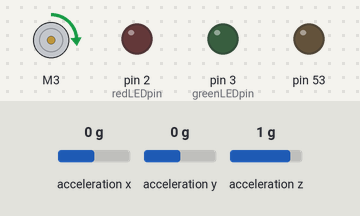
A sketch run on a simulated Arduino Mega 2560, built with avr-gcc and run on an emulated ATmega2560. Parts: DC motor (green arrow = forward, orange = backward, longer = faster), output pins drawn as LEDs (lit = HIGH). Inputs (shaded band) come from the test bench; at power-on: acceleration x 0 g, acceleration y 0 g, acceleration z 1 g. The local clock reads 2024-03-15 10:24:30 at power-on unless the sketch sets it; storage starts empty; what the sketch prints to the serial monitor is not drawn.

Above: at 0.1 s.
Timing chart, 0 to 1.6 s (numbered marks = the images above):
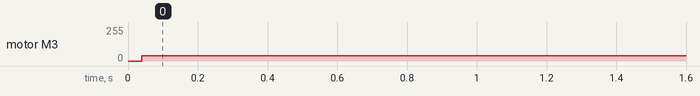

The sketch:

CIF2.ino
```cpp
#include <SPI.h>
#include "SD.h"
#include <Wire.h>
#include "SparkFun_MMA8452Q.h"
#include "arduinoFFT.h"
#include "RTClib.h"
#include <Adafruit_MotorShield.h>

// how many milliseconds between grabbing data and logging it. 1000 ms is once a second
#define LOG_INTERVAL 1000 // mills between entries (reduce to take more/faster data)

// how many milliseconds before writing the logged data permanently to disk
// set it to the LOG_INTERVAL to write each time (safest)
// set it to 10*LOG_INTERVAL to write all data every 10 datareads, you could lose up to
// the last 10 reads if power is lost but it uses less power and is much faster!
#define SYNC_INTERVAL LOG_INTERVAL // mills between calls to flush() - to write data to the card
uint32_t syncTime = 0;             // time of last sync()

#define ECHO_TO_SERIAL 0      // echo data to serial port.
#define WAIT_TO_START 0       // Wait for serial input in setup()
#define MOTOR_TOGGLE 1       // Enable the ability to toggle motor functionality manually.
#define TOGGLE_TIME 0         // Enable the ability to toggle motor functionality in set time intervals.
#define PWM_TIME 0            // Used for Pulse width modulation that is based on the millis factor. This means that the longer the program runs, the slower the motor speed will increase.
#define PWM_PERIODIC 0        // Used for PWM with a periodic change in speed.
#define POWER_PERCENTAGE 0.15 // Used to regulate the speed of the motor easily
#define TIME_INTERVAL 5       // Used to set the number of loops between toggles in TOGGLE_TIME
#define TIMED_ACTIVATION 1    // Used to split the activated time of the program in set timed intervals.
#define ON_TIME 3             // The time that the program will stay active (in hours)
#define ACTIVE_DAYS 2         // The number of days the program will work. Depends on TIMED_ACTIVATION.

// the digital pins that connect to the LEDs
#define redLEDpin 2
#define greenLEDpin 3

Sd2Card card;
SdVolume volume;
SdFile root;

RTC_PCF8523 RTC; // define the Real Time Clock object

MMA8452Q accel; // create instance of the MMA8452 class

// Create the motor shield object with the default I2C address
Adafruit_MotorShield AFMS = Adafruit_MotorShield();

arduinoFFT FFT = arduinoFFT(); // Create FFT object

Adafruit_DCMotor *myMotor = AFMS.getMotor(3); // Select which 'port' M1, M2, M3 or M4. In this case, M3.

// for the data logging shield, we use digital pin 10 for the SD cs line
const int chipSelect = 10;

const uint16_t samples = 256; // always has to be a power of 2, memory does not support 1028+ samples

double samplingFrequency; // should be about 10 times the signal frequency

double xReal[samples];
double xImag[samples];
double yReal[samples];
double yImag[samples];
double zReal[samples];
double zImag[samples];

// the logging file
File logfile;

void error(char *str)
{
    Serial.print("error: ");
    Serial.println(str);

    // red LED indicates error
    digitalWrite(redLEDpin, HIGH);

    while (1)
        ;
}

void setup(void)
{
    pinMode(12, INPUT_PULLUP);

    Serial.begin(9600);
    Serial.println();
    Wire.begin();

    // use debugging LEDs
    pinMode(redLEDpin, OUTPUT);
    pinMode(greenLEDpin, OUTPUT);

#if WAIT_TO_START
    Serial.println("Type any character to start");
    while (!Serial.available())
        ;
#endif //WAIT_TO_START

#ifndef ESP8266
    while (!Serial)
        ; // wait for serial port to connect. Needed for native USB
#endif

    // initialize the SD card
    Serial.print("Initializing SD card...");
    // make sure that the default chip select pin is set to
    // output, even if you don't use it:
    pinMode(53, OUTPUT);

    // see if the card is present and can be initialized:
    int i = 0;
    while (!SD.begin(chipSelect))
    {
        Serial.print(".");
        delay(100);
        i++;
        if (i > 50)
        {
            Serial.println("Gave up waiting for SD card to mount.");
            return;
        }
    }
    Serial.println("card initialized.");

    // create a new file
    char filename[] = "LOGGER00.CSV";
    for (uint8_t i = 0; i < 100; i++)
    {
        filename[6] = i / 10 + '0';
        filename[7] = i % 10 + '0';
        if (!SD.exists(filename))
        {
            // only open a new file if it doesn't exist
            logfile = SD.open(filename, FILE_WRITE);
            break; // leave the loop!
        }
    }

    if (!logfile)
    {
        error("couldnt create file");
    }

    Serial.print("Logging to: ");
    Serial.println(filename);

    if (!RTC.begin())
    {
        Serial.println("Couldn't find RTC");
        Serial.flush();
        abort();
    }

    if (!RTC.initialized() || RTC.lostPower())
    {
        Serial.println("RTC is NOT initialized, let's set the time!");
        RTC.adjust(DateTime(F(__DATE__), F(__TIME__)));
    }

    RTC.start();

    if (!accel.begin())
    { // check accelerometer connection
        error("Accelarometer not connected");
    }
    else
    {
        Serial.println("Accelerometer connected");
    }

//    AFMS.begin();  // create with the default frequency 1.6KHz
    AFMS.begin(1000); // Initiate moror shield at 1000KHz

    // Set the speed to start, from 0 (off) to 255 (max speed). According to Adafruit files, speed here is power given (max is 5v, min is GND)
    myMotor->setSpeed(255 * POWER_PERCENTAGE);
    myMotor->run(FORWARD);

    logfile.println("milliseconds,date-time,X-coordinate,Y-coordinate,Z-coordinate,Orientation,-,walkerX,walkerY,walkerZ,isWalking,-,motorX,motorY,motorZ,motorActive,motorSpeed,activeCounter");
#if ECHO_TO_SERIAL
    Serial.println("milliseconds,date-time,X-coordinate,Y-coordinate,Z-coordinate,Orientation,-,walkerX,walkerY,walkerZ,isWalking,-,motorX,motorY,motorZ,motorActive,motorSpeed,activeCounter");
#endif //ECHO_TO_SERIAL

        logfile.flush();
//        logfile.close();
}

int loopCount = 0; //Variable that will not reset automatically with every loop
int speed = 255 * POWER_PERCENTAGE;
int count = 0;
int sumNew = 0;
int sumOld = 0;
int activeCounter = 0;
int activeCycles = 0;
int sumNewWalking = 0;
int sumOldWalking = 0;
bool toggle = 0;

void loop(void)
{
    //
    //    // create a new file
    //    char filename[] = "LOGGER00.CSV";
    //    for (uint8_t i = 0; i < 100; i++)
    //    {
    //        filename[6] = i / 10 + '0';
    //        filename[7] = i % 10 + '0';
    //        if (!SD.exists(filename))
    //        {
    //            filename[7] = (i-1) % 10 + '0';
    //            Serial.println(filename);
    //            // open the created file and start writting.
    //            logfile = SD.open(filename, FILE_WRITE);
    //            break; // leave the loop!
    //        }
    //    }
    //
    //    if (!logfile)
    //    {
    //        Serial.println("couldnt create file");
    //    }

    //    logfile = SD.open(filename, FILE_WRITE);
    //
    //    if (!logfile)
    //    {
    //        Serial.println("couldnt create file");
    //    }

    DateTime now;

    // delay for the amount of time we want between readings
    delay((LOG_INTERVAL - 1) - (millis() % LOG_INTERVAL));
    // delay(LOG_INTERVAL);

    digitalWrite(greenLEDpin, HIGH);

    // log milliseconds since starting
    //    uint32_t m = millis();
    unsigned long m = millis();
    logfile.print(m); // milliseconds since start
    logfile.print(", ");

#if ECHO_TO_SERIAL
    Serial.print(m); // milliseconds since start
    Serial.print(", ");
#endif

    // fetch the time
    now = RTC.now();
    // log time
    //    logfile.print(now.get()); // seconds since 2000
    //    logfile.print(", ");
    logfile.print(now.year(), DEC);
    logfile.print("/");
    logfile.print(now.month(), DEC);
    logfile.print("/");
    logfile.print(now.day(), DEC);
    logfile.print(" ");
    logfile.print(now.hour(), DEC);
    logfile.print(":");
    logfile.print(now.minute(), DEC);
    logfile.print(":");
    logfile.print(now.second(), DEC);
#if ECHO_TO_SERIAL
    //    Serial.print(now.get()); // seconds since 2000
    //    Serial.print(", ");
    Serial.print(now.year(), DEC);
    Serial.print("/");
    Serial.print(now.month(), DEC);
    Serial.print("/");
    Serial.print(now.day(), DEC);
    Serial.print(" ");
    Serial.print(now.hour(), DEC);
    Serial.print(":");
    Serial.print(now.minute(), DEC);
    Serial.print(":");
    Serial.print(now.second(), DEC);
#endif //ECHO_TO_SERIAL

logfile.flush();

#if TIMED_ACTIVATION
    // We divide the active time (in millis) by the number of millis in an hour
    // (3.600.000) and we pass it on an integer value so it will be truncated.
    activeCounter = (m / 3600000) - (activeCycles * 24);
    Serial.print("Active counter: ");
    Serial.println(activeCounter);
    myMotor->setSpeed(speed);

    // If the ON_TIME interval has passed, the program will delay for the rest
    // of the day. After ACTIVE_DAYS cycles, the program will exit.
    if (activeCounter >= ON_TIME)
    {
        myMotor->setSpeed(0);
        // delay((24 - ON_TIME) * 1000);
        // myMotor->setSpeed(speed);

        if (activeCounter >= 24)
        {
            activeCycles++;
        }

        // If the program cycles for the required ammount of time, it will stop.
        if (activeCycles == ACTIVE_DAYS)
        {
            myMotor->setSpeed(0);
            logfile.close();
            exit(0);
        }
    }
#endif

    float Xvalue = accel.getCalculatedX();
    float Yvalue = accel.getCalculatedY();
    float Zvalue = accel.getCalculatedZ();

    logfile.print(", "); // change column
    logfile.print(Xvalue);
    logfile.print(", "); // change column
    logfile.print(Yvalue);
    logfile.print(", "); // change column
    logfile.print(Zvalue);

#if ECHO_TO_SERIAL
    Serial.print(", ");
    Serial.print(Xvalue);
    Serial.print(", ");
    Serial.print(Yvalue);
    Serial.print(", ");
    Serial.print(Zvalue);
#endif //ECHO_TO_SERIAL

    logfile.print(", "); // change column
    logfile.print('"');
    if (accel.isRight() == true)
    {
        logfile.print("Pig is on its feet");
    }
    else if (accel.isLeft() == true)
    {
        logfile.print("Pig is on its feet");
    }
    else if (accel.isUp() == true)
    {
        logfile.print("Pig is lying on its left side");
    }
    else if (accel.isDown() == true)
    {
        logfile.print("Pig is lying on its right side");
    }
    else if (accel.isFlat() == true)
    {
        logfile.print("Pig is flat");
    }
    logfile.print('"');

#if ECHO_TO_SERIAL
    Serial.print(", ");
    Serial.print('"');
    if (accel.isRight() == true)
    {
        Serial.print("Pig is on its feet");
    }
    else if (accel.isLeft() == true)
    {
        Serial.print("Pig is on its feet");
    }
    else if (accel.isUp() == true)
    {
        Serial.print("Pig is lying on its left side");
    }
    else if (accel.isDown() == true)
    {
        Serial.print("Pig is lying on its right side");
    }
    else if (accel.isFlat() == true)
    {
        Serial.print("Pig is flat");
    }
    Serial.print('"');
#endif //ECHO_TO_SERIAL

    digitalWrite(greenLEDpin, LOW);

    // // Now we write data to disk! Don't sync too often - requires 2048 bytes of I/O to SD card
    // // which uses a bunch of power and takes time
    // if ((millis() - syncTime) < SYNC_INTERVAL)
    //     return;
    // syncTime = millis();

    // // blink LED to show we are syncing data to the card & updating FAT!
    // digitalWrite(redLEDpin, HIGH);
    // logfile.flush();
    // digitalWrite(redLEDpin, LOW);

    delay(500);

    logfile.print(", ");
    logfile.print(", ");

#if ECHO_TO_SERIAL
    Serial.print(", ");
    Serial.print(", ");
#endif // ECHO_TO_SERIAL

    get_samples(10.24, 256); // sampling for walking. Using a time_window of 10.24s, each measurement is taken every 40 ms

    samplingFrequency = 100; // setting sampling frequency for fft analysis of walking

    bool walkingBoolean = fftSamples(sumNewWalking, sumOldWalking, 1); // obtain walking frequency

    logfile.print(", "); // change column
    logfile.print(walkingBoolean);

    // blink LED to show we are syncing data to the card & updating FAT!
    digitalWrite(greenLEDpin, LOW);
    digitalWrite(redLEDpin, HIGH);
    logfile.flush();
    digitalWrite(redLEDpin, LOW);

    delay(500); // wait before checking motor

    logfile.print(", "); // change column

    int incomingByte = -1; // for incoming serial data

#if TOGGLE_TIME
    if (count <= 5)
    {
        myMotor->setSpeed(speed * int(toggle));
        //        Serial.print("Speed: ");
        //        Serial.println(speed * int(toggle));
        //        Serial.print("Count: ");
        //        Serial.println(count);
        count++;
    }
    else
    {
        toggle = !toggle;
        count = 0;
    }
#endif

#if MOTOR_TOGGLE //Type 0 to turn off the motor and 1 to turn it on
    myMotor->setSpeed(speed);

    if (Serial.available() > 0)
    {
        // read the incoming byte:
        incomingByte = Serial.read();

        //INPUT IS TRANSLATED IN ASCII. 0 = 48, 1 = 49, END OF TRANSMISSION = 10
        if (incomingByte == 48)
        {
            speed = 0;
            myMotor->setSpeed(speed);
            Serial.println("MOTOR OFF");
        }
        else if (incomingByte == 49)
        {
            speed = 255 * POWER_PERCENTAGE;
            myMotor->setSpeed(speed);
            Serial.println("MOTOR ON");
        }
        else if (incomingByte == 10)
        {
            Serial.println("-------");
        }
        else
            Serial.println("ISSUE");
    }

    Serial.print("Loop: ");
    Serial.print(loopCount);
    Serial.print("   ");
    Serial.print("Speed: ");
    Serial.println(speed);
    Serial.println("");

    loopCount++;
#endif

#if PWM_TIME
    //This snippet is used to figure out how many digits our millis have in order to create PWM in relation to time.
    int count = 0;
    float temp = m;

    while (true)
    {
        if (temp / pow(10, count) < 1)
            break;
        Serial.print("Millis: ");
        Serial.println(m);
        Serial.print("Count: ");
        Serial.print(count);
        Serial.print("   ");
        Serial.print("Temp: ");
        Serial.println(temp / pow(10, count));

        temp = m;
        count++;
    }

    speed = int((m / pow(10, count - 1)) * 10); //For m=1234, count will be 4, thus this line will devide 1234 with 10^3(1000) and return 1, and then multiply by 10, setting the speed to 10.

    Serial.print("Final Count: ");
    Serial.print(count);
    Serial.print("   ");
    Serial.print("Speed: ");
    Serial.print(speed);
    Serial.print("   ");
    Serial.print("Loop: ");
    Serial.println(loopCount);
    Serial.println("");
    Serial.println("");

    myMotor->setSpeed(speed);

    loopCount++;

#endif

#if PWM_PERIODIC
    //This snippet is used to figure out how many digits our millis have in order to create a consistent PWM in periodic fashion.
    //The count rises by 1  every time the speed zeros or maxes. When the count is an even number the speed will rise by 10 every loop, else it will fall by the same ammount.
    if (count % 2 == 0)
        speed += 10;
    else
        speed -= 10;

    if (speed == 0 || speed == 255 * POWER_PERCENTAGE)
        count++;

    Serial.print("Count: ");
    Serial.print(count);
    Serial.print("   ");
    Serial.print("Speed: ");
    Serial.print(speed);
    Serial.print("   ");
    Serial.print("Loop: ");
    Serial.println(loopCount);
    Serial.println("");

    myMotor->setSpeed(speed); //For m=1234, count will be 4, thus this line will devide 1234 with 10^3(1000) and return 1, and then multiply by 10, setting the speed to 10.
#endif

    logfile.print(", "); // change column

    get_samples(0.05, 256); // sampling for motor vibration. Using a time_window of 0.05s, each measurement is taken every 0.19 ms.
                            // remember, the vibration period is 1 ms.

    samplingFrequency = 10000; // setting sampling frequency for fft analysis of motor frequency

    bool motorBoolean = fftSamples(sumNew, sumOld, 0); // obtain motor frequency

    logfile.print(", "); // change column
    logfile.print(motorBoolean);

    logfile.print(", "); // change column
#if TOGGLE_TIME
    logfile.print(speed * toggle);
#else
    logfile.print(speed);
#endif

    logfile.print(", "); // change column
    logfile.print(activeCounter);

    // blink LED to show we are syncing data to the card & updating FAT!
    digitalWrite(greenLEDpin, LOW);
    digitalWrite(redLEDpin, HIGH);
    logfile.flush();
    digitalWrite(redLEDpin, LOW);

    logfile.println();

    digitalWrite(greenLEDpin, LOW);

    // Now we write data to disk! Don't sync too often - requires 2048 bytes of I/O to SD card
    // which uses a bunch of power and takes time
    //    if ((millis() - syncTime) < SYNC_INTERVAL)
    //        return;
    //    syncTime = millis();

    // blink LED to show we are syncing data to the card & updating FAT!
    digitalWrite(redLEDpin, HIGH);
    logfile.flush();
    digitalWrite(redLEDpin, LOW);
    //    logfile.close();

    delay(1000);
}

void get_samples(int time_window, uint16_t samples)
{

    for (uint16_t i = 0; i < samples; i++)
    {
        float Xaccel = accel.getCalculatedX();
        float Yaccel = accel.getCalculatedY();
        float Zaccel = accel.getCalculatedZ();
        xReal[i] = Xaccel;
        yReal[i] = Yaccel;
        zReal[i] = Zaccel;
        xImag[i] = 0.0;
        yImag[i] = 0.0;
        zImag[i] = 0.0;
        delayMicroseconds(int((time_window / samples) * 1000000)); // samples = 256, time_window = 10.24 s for walking, 0.05s for motor
    }
}

bool fftSamples(int &sumNew, int &sumOld, int choice)
{

    FFT.Windowing(xReal, samples, FFT_WIN_TYP_HAMMING, FFT_FORWARD); /* Weigh data */
    FFT.Windowing(yReal, samples, FFT_WIN_TYP_HAMMING, FFT_FORWARD);
    FFT.Windowing(zReal, samples, FFT_WIN_TYP_HAMMING, FFT_FORWARD);

    FFT.Compute(xReal, xImag, samples, FFT_FORWARD); /* Compute FFT */
    FFT.Compute(yReal, yImag, samples, FFT_FORWARD);
    FFT.Compute(zReal, zImag, samples, FFT_FORWARD);

    FFT.ComplexToMagnitude(xReal, xImag, samples); /* Compute magnitudes */
    FFT.ComplexToMagnitude(yReal, yImag, samples);
    FFT.ComplexToMagnitude(zReal, zImag, samples);

    double x = FFT.MajorPeak(xReal, samples, samplingFrequency);
    double y = FFT.MajorPeak(yReal, samples, samplingFrequency);
    double z = FFT.MajorPeak(zReal, samples, samplingFrequency);

    sumNew = x + y + z;
    bool motorBoolean = false;

    if (choice == 0)
    {

        if (sumNew < sumOld + 200 && sumNew > sumOld - 200 && sumNew > 1000) // Choice 0 is for motorActive
        {
            motorBoolean = true;
        }

        sumOld = x + y + z;
    }
    else if (choice == 1)
    {
        if (sumNew < sumOld + 4 && sumNew > sumOld - 4 && sumNew < 10) // Choice 1 is for isWalking
        {
            motorBoolean = true;
        }

        sumOld = x + y + z;
    }
    else
    {
        Serial.print("Error");
    }

    logfile.print(x, 6);
    logfile.print(", "); // change column
    logfile.print(y, 6);
    logfile.print(", "); // change column
    logfile.print(z, 6);

    return motorBoolean;
}
```

Measured:
- by itself, motor M3: stopped → forward 38/255 at 0.04 s
